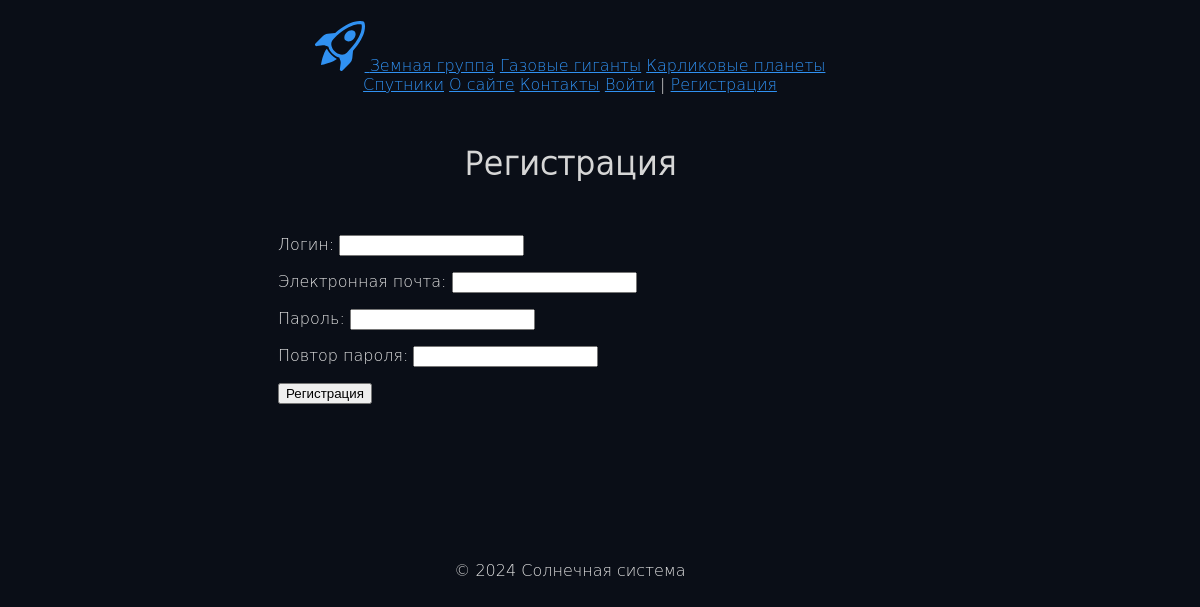
The page /users/register/ on the database its author committed.
### basis/models.py (models this page shows, shortened)
class Category(models.Model):
    name = models.CharField(max_length=100, db_index=True, verbose_name="Категория")
    slug = models.SlugField(max_length=255, unique=True, db_index=True)
    class Meta:
        verbose_name = "категорию"
        verbose_name_plural = "Категории"
    def get_absolute_url(self):
        return reverse('category', kwargs={'category_slug': self.slug})

### users/views.py (the view)
# urls.py: path('register/', views.get_user_registration, name='register')
def get_user_registration(request):
    if request.method == 'POST':
        form = UserRegisterForm(request.POST)
        if form.is_valid():
            user = form.save(commit=False)
            user.set_password(form.cleaned_data['password'])
            user.save()
            return render(request, 'users/register_done.html')
    else:
        form = UserRegisterForm()
    data = {
        'title': 'Регистрация',
        'main_title': 'Регистрация',
        'form': form
    }
    return render(request, 'users/register.html', context=data)

### users/forms.py (shortened to what this page needs)
class UserRegisterForm(forms.ModelForm):
    username = forms.CharField(label="Логин: ")
    email = forms.CharField(label="Электронная почта: ")
    password = forms.CharField(label="Пароль: ", widget=forms.PasswordInput())
    password_retry = forms.CharField(label="Повтор пароля: ", widget=forms.PasswordInput())
    class Meta:
        model = get_user_model()
        fields = ['username', 'email', 'password', 'password_retry']

### basis/templatetags/basis_tags.py (called while the page is built)
@register.inclusion_tag('basis/categories.html')
def get_categories(category_selected=0):
    categories = Category.objects.all()
    return {'categories': categories, 'category_selected': category_selected}

### basis/views.py (called while the page is built)
def get_menu():
    menu = [{'main_title': 'О сайте', 'name': 'about'}, {'main_title': 'Контакты', 'name': 'contact'}]
    return menu

### users/context_processors.py (called while the page is built)
def get_menu_context(request):
    return {'menu': get_menu()}

### users/templates/users/register.html (shortened to what this page needs)
{% extends 'base.html' %}
{% block content %}
<form method="post">
    {% for f in form %}
    <p>{{ f.label }}{{ f }}</p>
    {% endfor %}
    <button type="submit">Регистрация</button>
</form>
{% endblock %}

### basis/templates/basis/categories.html
{% for c in categories %}
{% if c.id == category_selected %}
<a class="selected">{{c.name}}</a>
{% else %}
<a href="{{c.get_absolute_url}}">{{c.name}}</a>
{% endif %}
{% endfor %}

### basis/static/basis/css/styles.css (style rules this page uses)
body { font-family: 'DejaVu Sans Light'; background: #0a0e17 }
p { color: #E3E3E3; }
a { color: #3091F2; }

### rows shown on the page
Category: name "Земная группа"
Category: name "Газовые гиганты"
Category: name "Карликовые планеты"
Category: name "Спутники"

### other values the page prints
{{ m.main_title }} "О сайте" "Контакты"
{{ main_title }} "Регистрация"
{{ f.label }} "Логин:" "Электронная почта:" "Пароль:" "Повтор пароля:"
